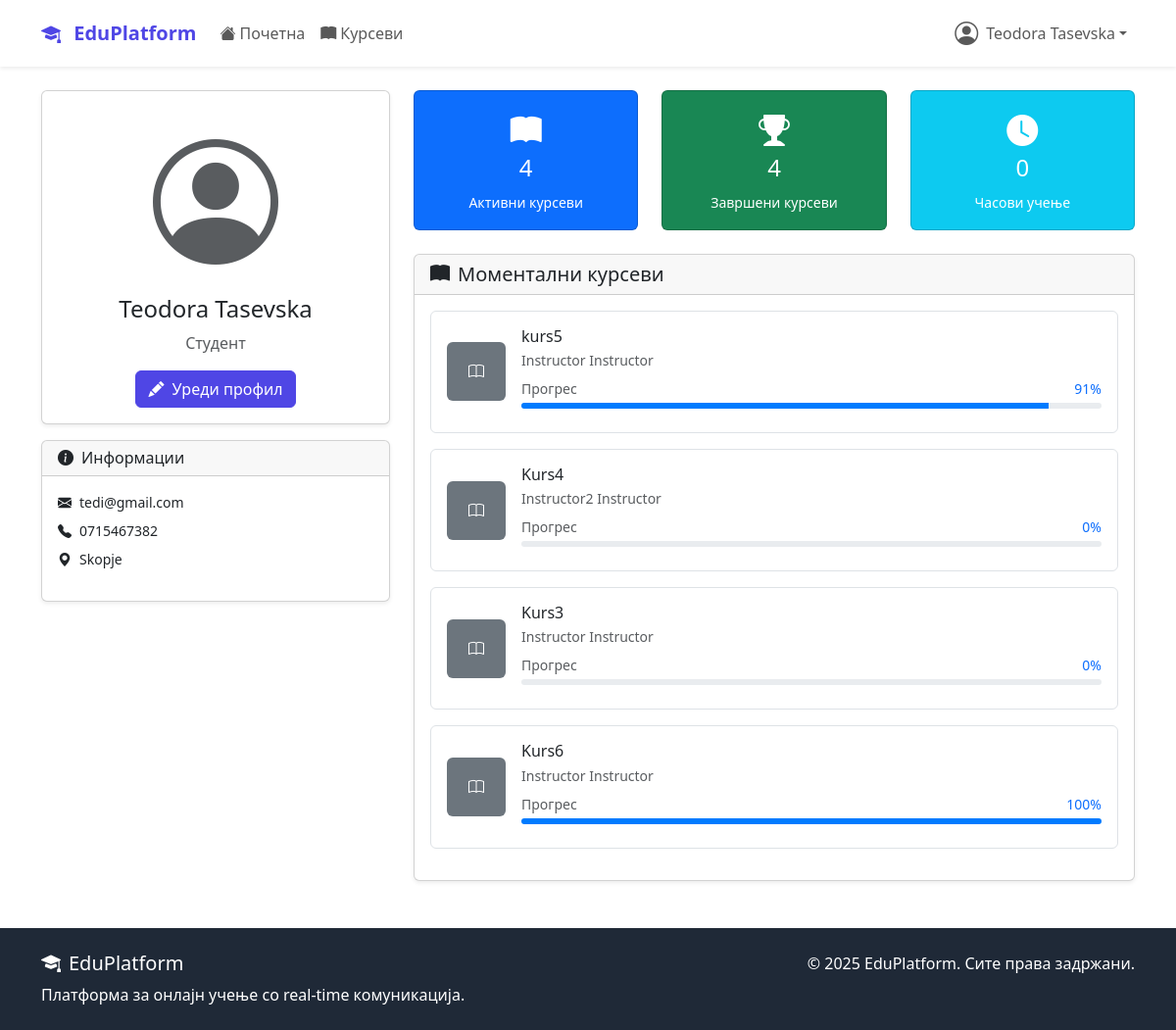
Page /accounts/profile/ (signed in) on the committed database.
### accounts/models.py (models this page shows, shortened)
class User(AbstractUser):
    USER_TYPE_CHOICES = (
        ('student', 'Студент'),
        ('instructor', 'Инструктор'),
        ('admin', 'Администратор'),
    )
    user_type = models.CharField(
        max_length=20,
        choices=USER_TYPE_CHOICES,
        default='student'
    )
    bio = models.TextField(max_length=500, blank=True)
    profile_picture = models.ImageField(
        upload_to='profile_pics/',
        blank=True,  # Додадено
        null=True    # Додадено
    )
    birth_date = models.DateField(null=True, blank=True)
    phone_number = models.CharField(max_length=15, blank=True)
    created_at = models.DateTimeField(auto_now_add=True)
    updated_at = models.DateTimeField(auto_now=True)

class Profile(models.Model):
    user = models.OneToOneField(User, on_delete=models.CASCADE)
    location = models.CharField(max_length=100, blank=True)
    website = models.URLField(blank=True)
    linkedin = models.URLField(blank=True)
    github = models.URLField(blank=True)
    skills = models.TextField(blank=True, help_text="Одвоете ги вештините со запирка")

### courses/models.py (models this page shows, shortened)
class Enrollment(models.Model):
    student = models.ForeignKey(
        settings.AUTH_USER_MODEL,
        on_delete=models.CASCADE,
        related_name='enrollments'
    )
    course = models.ForeignKey(Course, on_delete=models.CASCADE, related_name='enrollments')
    enrolled_at = models.DateTimeField(auto_now_add=True)
    is_active = models.BooleanField(default=True)
    is_completed = models.BooleanField(default=False)
    completed_at = models.DateTimeField(null=True, blank=True)
    progress_percentage = models.FloatField(default=0.0)
    class Meta:
        unique_together = ['student', 'course']

class Course(models.Model):
    DIFFICULTY_CHOICES = (
        ('beginner', 'Почетник'),
        ('intermediate', 'Средно'),
        ('advanced', 'Напредно'),
    )
    STATUS_CHOICES = (
        ('draft', 'Нацрт'),
        ('published', 'Објавен'),
        ('archived', 'Архивиран'),
    )
    title = models.CharField(max_length=200)
    slug = models.SlugField(unique=True, blank=True, max_length=250)
    description = models.TextField()
    instructor = models.ForeignKey(
        settings.AUTH_USER_MODEL,
        on_delete=models.CASCADE,
        related_name='courses_taught'
    )
    category = models.ForeignKey(Category, on_delete=models.CASCADE)
    thumbnail = models.ImageField(upload_to='course_thumbnails/', blank=True)
    price = models.DecimalField(max_digits=8, decimal_places=2, default=0.00)
    difficulty = models.CharField(max_length=20, choices=DIFFICULTY_CHOICES)
    status = models.CharField(max_length=20, choices=STATUS_CHOICES, default='published')
    duration_hours = models.PositiveIntegerField(help_text="Должина во часови")
    max_students = models.PositiveIntegerField(null=True, blank=True)
    requirements = models.TextField(blank=True, help_text="Предуслови за курсот")
    what_you_learn = models.TextField(help_text="Што ќе научат студентите")
    created_at = models.DateTimeField(auto_now_add=True)
    updated_at = models.DateTimeField(auto_now=True)
    class Meta:
        ordering = ['-created_at']

### accounts/views.py (the view)
# urls.py: path('profile/', views.ProfileView.as_view(), name='profile'),
class ProfileView(LoginRequiredMixin, TemplateView):
    template_name = 'accounts/profile.html'
    def get_context_data(self, **kwargs):
        context = super().get_context_data(**kwargs)
        user = self.request.user
        profile, created = Profile.objects.get_or_create(user=user)
        context['user'] = user
        context['profile'] = profile
        context['enrollments'] = user.enrollments.filter(is_active=True)
        return context

### templates/accounts/profile.html (shortened to what this page needs)
{% extends 'base.html' %}
{% load l10n %}
{% block content %}
<div class="container mt-4">
    <div class="row">
        <div class="col-md-4">
            <div class="card shadow-sm">
                <div class="card-body text-center">
                    {% if user.profile_picture %}
                        <img src="{{ user.profile_picture.url }}" alt="Профилна слика"
                             class="rounded-circle mb-3" width="150" height="150">
                    {% else %}
                        <i class="bi bi-person-circle text-muted mb-3" style="font-size: 8rem;"></i>
                    {% endif %}
                    <h4>{{ user.get_full_name|default:user.username }}</h4>
                    <p class="text-muted">{{ user.get_user_type_display }}</p>
                    <a href="{% url 'accounts:profile_edit' %}" class="btn btn-primary">
                        <i class="bi bi-pencil-fill me-2"></i>Уреди профил
                    </a>
                </div>
            </div>
            <div class="card shadow-sm mt-3">
                <div class="card-header">
                    <h6 class="mb-0"><i class="bi bi-info-circle-fill me-2"></i>Информации</h6>
                </div>
                <div class="card-body">
                    <p class="small mb-2">
                        <i class="bi bi-envelope-fill me-2"></i>{{ user.email }}
                    </p>
                    {% if user.phone_number %}
                    <p class="small mb-2">
                        <i class="bi bi-telephone-fill me-2"></i>{{ user.phone_number }}
                    </p>
                    {% endif %}
                    {% if profile.location %}
                    <p class="small mb-2">
                        <i class="bi bi-geo-alt-fill me-2"></i>{{ profile.location }}
                    </p>
                    {% endif %}
                </div>
            </div>
        </div>
        <div class="col-md-8">
            <div class="row mb-4">
                <div class="col-md-4">
                    <div class="card bg-primary text-white">
                        <div class="card-body text-center">
                            <i class="bi bi-book-fill mb-2" style="font-size: 2rem;"></i>
                            <h4>{{ enrollments.count }}</h4>
                            <small>Активни курсеви</small>
                        </div>
                    </div>
                </div>
                <div class="col-md-4">
                    <div class="card bg-success text-white">
                        <div class="card-body text-center">
                            <i class="bi bi-trophy-fill mb-2" style="font-size: 2rem;"></i>
                            <h4>{{ enrollments|length }}</h4>
                            <small>Завршени курсеви</small>
                        </div>
                    </div>
                </div>
                <div class="col-md-4">
                    <div class="card bg-info text-white">
                        <div class="card-body text-center">
                            <i class="bi bi-clock-fill mb-2" style="font-size: 2rem;"></i>
                            <h4>0</h4>
                            <small>Часови учење</small>
                        </div>
                    </div>
                </div>
            </div>
            <div class="card shadow-sm">
                <div class="card-header">
                    <h5 class="mb-0"><i class="bi bi-book-fill me-2"></i>Моментални курсеви</h5>
                </div>
                <div class="card-body">
                    {% if enrollments %}
                        {% for enrollment in enrollments %}
                        <div class="d-flex align-items-center mb-3 p-3 border rounded">
                            <div class="me-3">
                                {% if enrollment.course.thumbnail %}
                                    <img src="{{ enrollment.course.thumbnail.url }}" alt="{{ enrollment.course.title }}"
                                         class="rounded" width="60" height="60">
                                {% else %}
                                    <div class="bg-secondary rounded d-flex align-items-center justify-content-center"
                                         style="width: 60px; height: 60px;">
                                        <i class="bi bi-book text-white"></i>
                                    </div>
                                {% endif %}
                            </div>
                            <div class="flex-grow-1">
                                <h6 class="mb-1">{{ enrollment.course.title }}</h6>
                                <p class="text-muted small mb-2">{{ enrollment.course.instructor.get_full_name }}</p>
                                <div class="mb-2">
                                    <div class="d-flex justify-content-between align-items-center mb-1">
                                        <small class="text-muted">Прогрес</small>
                                        <small class="text-primary">
                                            {{ enrollment.progress_percentage|floatformat:0 }}%
                                        </small>
                                    </div>
                                    <div style="height: 6px; background-color: #e9ecef; border-radius: 3px; overflow: hidden;">
                                        <div style="
                                            width: {{ enrollment.progress_percentage|unlocalize }}%;
                                            height: 100%;
                                            background-color: #007bff;
                                            transition: width 0.3s ease;
                                        "></div>
                                    </div>
                                </div>
                            </div>
                        </div>
                        {% endfor %}
                    {% endif %}
                </div>
            </div>
        </div>
    </div>
</div>
{% endblock %}

### templates/base.html (shortened to what this page needs)
<!DOCTYPE html>
<html lang="mk">
<head>
    <link href="https://cdn.jsdelivr.net/npm/bootstrap@5.3.2/dist/css/bootstrap.min.css" rel="stylesheet">
    <link rel="stylesheet" href="https://cdn.jsdelivr.net/npm/bootstrap-icons@1.11.1/font/bootstrap-icons.css">
</head>
<body class="d-flex flex-column min-vh-100">
    <nav class="navbar navbar-expand-lg navbar-light bg-white shadow-sm">
        <div class="container">
            <a class="navbar-brand" href="{% url 'dashboard:home' %}">
                <i class="bi bi-mortarboard-fill me-2"></i>
                EduPlatform
            </a>
            <div class="collapse navbar-collapse" id="navbarNav">
                <ul class="navbar-nav me-auto">
                    <li class="nav-item">
                        <a class="nav-link" href="{% url 'dashboard:home' %}">
                            <i class="bi bi-house-fill me-1"></i>Почетна
                        </a>
                    </li>
                    <li class="nav-item">
                        <a class="nav-link" href="{% url 'courses:list' %}">
                            <i class="bi bi-book-fill me-1"></i>Курсеви
                        </a>
                    </li>
                </ul>
                <ul class="navbar-nav">
                    {% if user.is_authenticated %}
                        <li class="nav-item dropdown">
                            <a class="nav-link dropdown-toggle d-flex align-items-center" href="#"
                               id="navbarDropdown" role="button" data-bs-toggle="dropdown">
                                {% if user.profile_picture %}
                                    <img src="{{ user.profile_picture.url }}" alt="Профил"
                                         class="rounded-circle me-2" width="32" height="32">
                                {% else %}
                                    <i class="bi bi-person-circle me-2 fs-4"></i>
                                {% endif %}
                                {{ user.get_full_name|default:user.username }}
                            </a>
                        </li>
                    {% endif %}
                </ul>
            </div>
        </div>
    </nav>
    <main class="flex-grow-1">
        {% block content %}{% endblock %}
    </main>
    <footer class="footer mt-5 py-4">
        <div class="container">
            <div class="row">
                <div class="col-md-6">
                    <h5><i class="bi bi-mortarboard-fill me-2"></i>EduPlatform</h5>
                    <p class="mb-0">Платформа за онлајн учење со real-time комуникација.</p>
                </div>
                <div class="col-md-6 text-md-end">
                    <p class="mb-0">&copy; 2025 EduPlatform. Сите права задржани.</p>
                </div>
            </div>
        </div>
    </footer>
</body>
</html>

### templates/base.html (style rules this page uses)
:root { --primary-color: #4f46e5; --secondary-color: #6366f1; --success-color: #10b981; --warning-color: #f59e0b; --danger-color: #ef4444; --dark-color: #1f2937; --light-color: #f8fafc; }
.navbar-brand { font-weight: bold; color: var(--primary-color) !important; }
.navbar { z-index: 1030 !important; position: sticky; top: 0; }
.navbar-nav .nav-item.dropdown { position: relative; z-index: 1050 !important; }
.btn-primary { background-color: var(--primary-color); border-color: var(--primary-color); }
.footer { background-color: var(--dark-color); color: white; margin-top: auto; }
main .card { position: relative; z-index: 1; }

### rows in the picture
User: get_full_name "Teodora Tasevska", user_type "Студент", email "tedi@gmail.com", phone_number "0715467382"
Profile: location "Skopje"
Enrollment: course "kurs5", course.instructor.get_full_name "Instructor Instructor", progress_percentage "91"
Enrollment: course "Kurs4", course.instructor.get_full_name "Instructor2 Instructor", progress_percentage "0"
Enrollment: course "Kurs3", course.instructor.get_full_name "Instructor Instructor", progress_percentage "0"
Enrollment: course "Kurs6", course.instructor.get_full_name "Instructor Instructor", progress_percentage "100"

### other values in the picture
{{ enrollments.count }} "4"
{{ enrollments|length }} "4"
